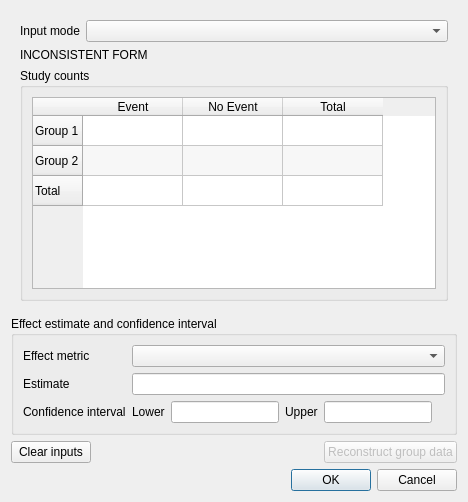
<?xml version="1.0" encoding="UTF-8"?>
<ui version="4.0">
 <class>BinaryDataDialog</class>
 <widget class="QDialog" name="BinaryDataDialog">
  <property name="geometry"><rect><x>0</x><y>0</y><width>0</width><height>0</height></rect></property>
  <property name="windowTitle"><string>Binary Data</string></property>
  <property name="windowIcon"><iconset resource="../images/icons.qrc"><normaloff>:/misc/meta.png</normaloff>:/misc/meta.png</iconset></property>
  <layout class="QVBoxLayout" name="dialog_layout">
   <item>
    <widget class="QScrollArea" name="content_scroll">
     <property name="frameShape"><enum>QFrame::NoFrame</enum></property>
     <property name="widgetResizable"><bool>true</bool></property>
     <property name="horizontalScrollBarPolicy"><enum>Qt::ScrollBarAsNeeded</enum></property>
     <property name="verticalScrollBarPolicy"><enum>Qt::ScrollBarAsNeeded</enum></property>
     <widget class="QWidget" name="content_widget">
      <property name="geometry"><rect><x>0</x><y>0</y><width>0</width><height>0</height></rect></property>
      <layout class="QVBoxLayout" name="content_layout">
       <item><layout class="QFormLayout" name="input_mode_layout">
        <item row="0" column="0"><widget class="QLabel" name="input_mode_label"><property name="text"><string>Input mode</string></property><property name="buddy"><cstring>input_mode_combo</cstring></property></widget></item>
        <item row="0" column="1"><widget class="QComboBox" name="input_mode_combo"/></item>
       </layout></item>
       <item><widget class="QLabel" name="inconsistencyLabel"><property name="text"><string>INCONSISTENT FORM</string></property><property name="wordWrap"><bool>true</bool></property></widget></item>
       <item>
        <widget class="QGroupBox" name="counts_group">
         <property name="title"><string>Study counts</string></property>
         <layout class="QVBoxLayout" name="counts_layout">
          <item>
           <widget class="QTableWidget" name="raw_data_table">
            <property name="accessibleName"><string>Binary study counts</string></property>
            <property name="accessibleDescription"><string>Enter event and non-event counts for each treatment group.</string></property>
            <property name="sizePolicy"><sizepolicy hsizetype="Expanding" vsizetype="Fixed"><horstretch>1</horstretch><verstretch>0</verstretch></sizepolicy></property>
            <property name="horizontalScrollBarPolicy"><enum>Qt::ScrollBarAsNeeded</enum></property>
            <property name="verticalScrollBarPolicy"><enum>Qt::ScrollBarAsNeeded</enum></property>
            <property name="alternatingRowColors"><bool>true</bool></property>
            <property name="rowCount"><number>3</number></property>
            <property name="columnCount"><number>3</number></property>
            <attribute name="horizontalHeaderHighlightSections"><bool>false</bool></attribute>
            <attribute name="verticalHeaderHighlightSections"><bool>false</bool></attribute>
            <row><property name="text"><string>Group 1</string></property></row>
            <row><property name="text"><string>Group 2</string></property></row>
            <row><property name="text"><string>Total</string></property></row>
            <column><property name="text"><string>Event</string></property></column>
            <column><property name="text"><string>No Event</string></property></column>
            <column><property name="text"><string>Total</string></property></column>
           </widget>
          </item>
         </layout>
        </widget>
       </item>


      </layout>
     </widget>
    </widget>
   </item>
       <item>
        <widget class="QGroupBox" name="groupBox">
         <property name="title"><string>Effect estimate and confidence interval</string></property>
         <layout class="QFormLayout" name="calculator_layout">
          <property name="fieldGrowthPolicy"><enum>QFormLayout::AllNonFixedFieldsGrow</enum></property>
          <property name="rowWrapPolicy"><enum>QFormLayout::WrapLongRows</enum></property>
          <item row="0" column="0"><widget class="QLabel" name="effect_metric_label"><property name="text"><string>Effect metric</string></property><property name="buddy"><cstring>effect_combo_box</cstring></property></widget></item>
          <item row="0" column="1"><widget class="QComboBox" name="effect_combo_box"><property name="accessibleName"><string>Effect metric</string></property><property name="accessibleDescription"><string>Select the binary effect measure.</string></property><property name="sizePolicy"><sizepolicy hsizetype="Expanding" vsizetype="Fixed"><horstretch>1</horstretch><verstretch>0</verstretch></sizepolicy></property></widget></item>
          <item row="1" column="0"><widget class="QLabel" name="est_lbl"><property name="text"><string>Estimate</string></property><property name="buddy"><cstring>effect_text_box</cstring></property></widget></item>
          <item row="1" column="1"><widget class="QLineEdit" name="effect_text_box"><property name="accessibleName"><string>Effect estimate</string></property><property name="accessibleDescription"><string>Enter the effect estimate on the selected metric scale.</string></property></widget></item>
          <item row="2" column="0"><widget class="QLabel" name="ci_label"><property name="toolTip"><string>Confidence interval for the selected effect metric</string></property><property name="text"><string>Confidence interval</string></property><property name="wordWrap"><bool>true</bool></property></widget></item>
          <item row="2" column="1">
           <layout class="QHBoxLayout" name="confidence_layout">
            <item><widget class="QLabel" name="low_lbl"><property name="text"><string>Lower</string></property><property name="buddy"><cstring>lower_text_box</cstring></property></widget></item>
            <item><widget class="QLineEdit" name="lower_text_box"><property name="accessibleName"><string>Lower confidence limit</string></property><property name="accessibleDescription"><string>Enter the lower confidence limit.</string></property></widget></item>
            <item><widget class="QLabel" name="label_23"><property name="text"><string>Upper</string></property><property name="buddy"><cstring>upper_text_box</cstring></property></widget></item>
            <item><widget class="QLineEdit" name="upper_text_box"><property name="accessibleName"><string>Upper confidence limit</string></property><property name="accessibleDescription"><string>Enter the upper confidence limit.</string></property></widget></item>
            <item><widget class="QLabel" name="high_lbl"><property name="text"><string/></property></widget></item>
           </layout>
          </item>
         </layout>
        </widget>
       </item>
       <item>
        <layout class="QHBoxLayout" name="calculator_actions_layout">
         <item><widget class="QPushButton" name="clear_button"><property name="text"><string>Clear inputs</string></property></widget></item>
         <item><spacer name="calculator_actions_spacer"><property name="orientation"><enum>Qt::Horizontal</enum></property><property name="sizeHint" stdset="0"><size><width>40</width><height>20</height></size></property></spacer></item>
         <item><widget class="QPushButton" name="back_calculate_button"><property name="enabled"><bool>false</bool></property><property name="text"><string>Reconstruct group data</string></property></widget></item>
        </layout>
       </item>
   <item><widget class="QDialogButtonBox" name="buttonBox"><property name="orientation"><enum>Qt::Horizontal</enum></property><property name="standardButtons"><set>QDialogButtonBox::Cancel|QDialogButtonBox::Ok</set></property></widget></item>
  </layout>
 </widget>
 <tabstops>
  <tabstop>raw_data_table</tabstop><tabstop>clear_button</tabstop><tabstop>back_calculate_button</tabstop><tabstop>effect_combo_box</tabstop><tabstop>effect_text_box</tabstop><tabstop>lower_text_box</tabstop><tabstop>upper_text_box</tabstop><tabstop>buttonBox</tabstop>
 </tabstops>
 <resources><include location="../images/icons.qrc"/></resources>
 <connections>
  <connection><sender>buttonBox</sender><signal>rejected()</signal><receiver>BinaryDataDialog</receiver><slot>reject()</slot><hints/></connection>
  <connection><sender>buttonBox</sender><signal>accepted()</signal><receiver>BinaryDataDialog</receiver><slot>accept()</slot><hints/></connection>
 </connections>
</ui>
